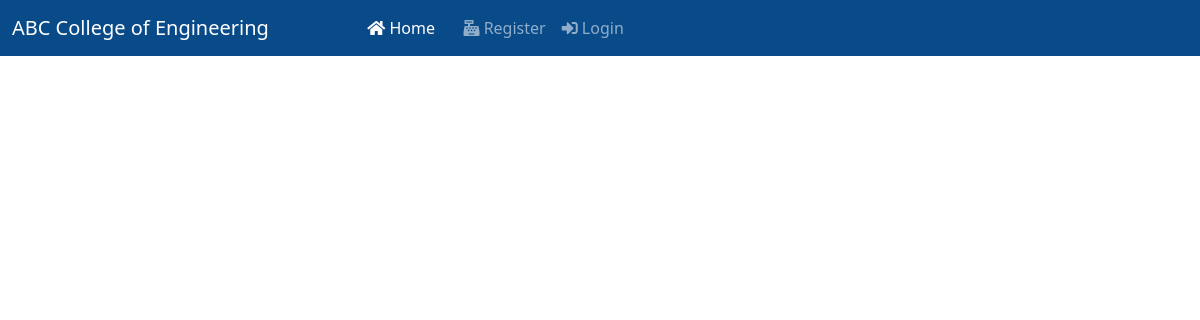
/notice/1/, run on an earlier commit of the app's database.
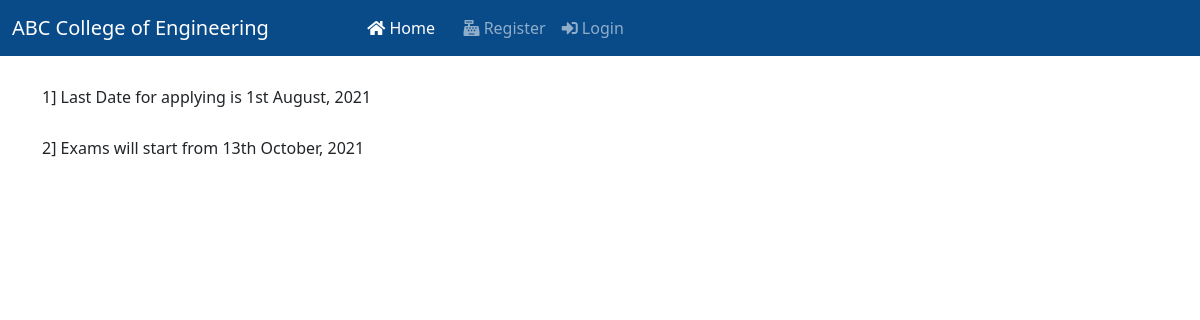
And on a later commit of the database.
### college/models.py (models this page shows, shortened)
class Detail(models.Model):
    title = models.ForeignKey(Notice, on_delete=models.CASCADE)
    notice = models.CharField(max_length=200)

### college/views.py (the view)
# urls.py: path("notice/<int:myid>/", views.notice, name="notice"),
def notice(request, myid):
    notices = Notice.objects.filter(id=myid).first()
    details = Detail.objects.filter(title=notices)
    return render(request, "notice.html", {'details':details})

### college/templates/notice.html (shortened to what this page needs)
{% extends 'basic.html' %}
{% block home %} active {% endblock %}
{% block body %}
<div class="container mt-2">
{% for i in details %}
<h6 style="margin-top: 2rem;">{{forloop.counter}}] {{i.notice}}</h6>
{% endfor %}
</div>
{% endblock %}

What changed in the data, as far as the page shows it:
added Detail: notice "Last Date for applying is 1st August, 2021"
added Detail: notice "Exams will start from 13th October, 2021"
